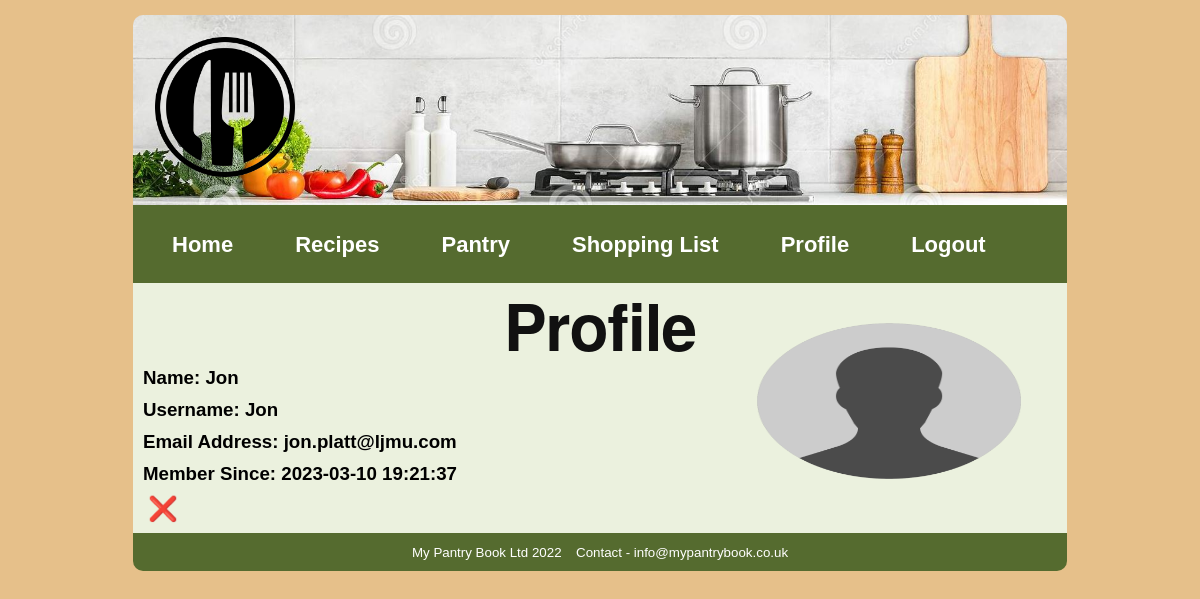
The page /Website/view-account.php (signed in) on the database its author committed.
### tables this page shows
CREATE TABLE `user` (
  `iduser` int(10) UNSIGNED NOT NULL,
  `username` varchar(50) NOT NULL,
  `password` varchar(50) NOT NULL,
  `privilege` int(11) DEFAULT 0,
  `name` varchar(100) NOT NULL,
  `email` varchar(100) NOT NULL,
  `creation` timestamp NOT NULL DEFAULT current_timestamp()
);

### Website/view-account.php (the view, shortened to what this page needs)
<!DOCTYPE html>
<html lang="en">
<head>
    <link rel="stylesheet" href="style.css" type="text/css" media="screen,projection" />
</head>
<body>
    <div id="container">
        <header>
            <div id="header">
                <a href="home.php"><img src="Images/logo.png" alt="Logo" width="140" height="140"></a>
            </div>
        </header>
        <nav class="navbar">
            <ul class="nav-links">
                <div class="menu">
                    <li><a href="home.php">Home</a></li>
                    <li class="services">
                        <a href="view-all-recipes.php">Recipes</a>
                    </li>
                    <li><a href="pantry.php">Pantry</a></li>
                    <li><a href="shopping-list.php">Shopping List</a></li>
                    <li><a href="view-account.php">Profile</a></li>
                    <li><a href="logout.php">Logout</a></li>
                </div>
            </ul>
        </nav>
        <div id="main_body">
            <div id="recipe_top_picks">
                <div>
                    <?php
                    echo '<img src="images/user.png">';
                    ?>
                </div>
            </div>
            <?php
            $mysqli = new mysqli("localhost", "root", "", "projectdb");
            if ($res = $mysqli->query('SELECT iduser, username, password, name, email, creation FROM user WHERE iduser=' . $_COOKIE["idUser"] . ';')) {
                echo "<h1>Profile</h1>\n";
                if ($res->data_seek(0)) {
                    while ($row = $res->fetch_assoc()) {
                        echo "<h3>Name: " . $row['name'] . "</h3>\n";
                        echo "<h3>Username: " . $row['username'] . "</h3>\n";
                        echo "<h3>Email Address: " . $row['email'] . "</h3>\n";
                        echo "<h3>Member Since: " . $row['creation'] . "</h3>\n";
                        $delete = '<a title="Delete Account"href="delete-account.php?id=' . $row['iduser'] . '">&#10060</a>';
                        echo "<h2>" . $delete . "</h2>";
                    }
                } else {
                    echo "<br>No Account Information Found";
                }
            } else {
                echo "<h1>Oops... something went wrong, please try again</h1>\n";
            }
            ?>
        </div>
</body>
<footer>
    <ul>
        <li>My Pantry Book Ltd 2022</li>
        <li>Contact - info@mypantrybook.co.uk</li>
    </ul>
</footer>
</html>

### Website/style.css (style rules this page uses)
* { padding: 5px; margin: 0; }
body { font-family: Arial, Verdana, sans-serif; font-style: normal; font-size: 100%; background-color: #e6c08a; }
body { font-family: sans-serif; }
a { text-decoration: none; }
li { list-style: none; }
.navbar { display: flex; align-items: center; justify-content: space-between; padding: 10px; background-color: #556b2f; }
.nav-links a { color: #ffffff; font-weight:bold; font-size: 22px; }
.menu { display: flex; gap: 1em; font-size: 24px; }
.menu li { padding: 5px 14px; }
.services { position: relative; }
#container { margin-left: 10%; margin-right: 10%; }
header, footer, .nav { background-color: #556b2f; color: black; }
header { background-image: url("Images/banner.jpg"); background-size: cover; background-position: center center; height: 180px; width: auto; text-shadow: 8px 8px 4px black; border-top-left-radius: 10px; border-top-right-radius: 10px; }
#header img { padding: 12px; float: left; padding-left: 1vw; }
#main_body { background-color: #EBF1DE; min-height: 30vh; width: auto; margin-bottom: 0px; border-color: white; border-top-color: black; border-left-color: black; }
#main_body h1 { color: #111; font-size: 48pt; font-family: Helvetica Neue; font-weight: bold; letter-spacing: -1px; line-height: 1; text-align: center; }
#recipe_top_picks { padding: 25px; position: absolute; top: 20; right: 12%; }
#recipe_top_picks img { float: center; width: 22vw; height: 13vw; border-radius: 20px 20px 20px 20px; }
#recipe_top_picks>div { top: 10px; left: 10px; right: 10px; bottom: 10px; }
footer { text-align: center; min-height: 20px; border-bottom-left-radius: 10px; border-bottom-right-radius: 10px; }
footer ul li { list-style-type: none; display: inline; font-size: 10pt; color: white; }

### rows shown on the page
user: name "Jon", username "Jon", email "jon.platt@ljmu.com", creation "2023-03-10 19:21:37"
